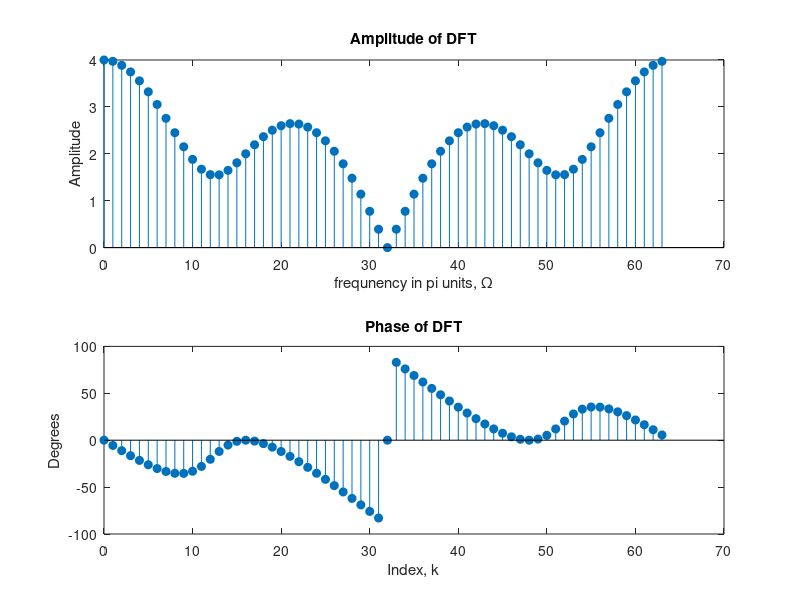

Source code (MATLAB):
clc; clear; close all;

%task2(iii)
x = [2 1 0 1]; % vector of x(n)
x1=[x zeros(1,60)]; % padding 60 zeros
X_fft = fft(x1); % DFT computation
mag = abs(X_fft); % compute the magnitude
ph = angle(X_fft)*180/pi; % compute the phase
% Plot the magnitude and phase
k = 0:1:size(x1,2)-1;
 
figure(3)
%plot magnitude
subplot(2,1,1);
stem(k, mag, 'filled'); % plot magnitude using stem
title("Amplitude of DFT");
xlabel('frequnency in pi units, \Omega'); ylabel('Amplitude');
 
%plot phase
subplot(2,1,2);
stem(k, ph, 'filled'); % plot phase using stem
title("Phase of DFT");
xlabel('Index, k'); ylabel('Degrees');
